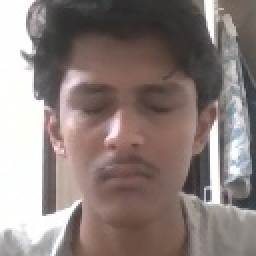
#> input picture CV/dataset/face_direction/eyes_closed/eyes_closed_1791664060016531600.jpg, 128 x 128 px (shown 2 times larger)
$ python -i face_detection.py   (imports and definitions only)
#> lines starting #> are read from the running program, lines starting #| are printed output that depends on the picture
#> further down, picture is the input picture: shape (128, 128, 3); mean B, G, R 124.9, 128.1, 141
"""Face localization using OpenCV's locally installed Haar cascade."""
from pathlib import Path
from typing import List, Tuple
import cv2
import numpy as np

Box = Tuple[int, int, int, int]


class FaceDetector:
    def __init__(self, scale_factor: float = 1.1, min_neighbors: int = 5):
        cascade_dir = Path(cv2.data.haarcascades)
        frontal_path = cascade_dir / "haarcascade_frontalface_default.xml"
        profile_path = cascade_dir / "haarcascade_profileface.xml"
        self.detector = cv2.CascadeClassifier(str(frontal_path))
        self.profile_detector = cv2.CascadeClassifier(str(profile_path))
        if self.detector.empty() or self.profile_detector.empty():
            raise RuntimeError(f"Could not load face detectors from: {cascade_dir}")
        self.scale_factor = scale_factor
        self.min_neighbors = min_neighbors
        self.clahe = cv2.createCLAHE(clipLimit=2.0, tileGridSize=(8, 8))

    def detect(self, frame: np.ndarray) -> List[Box]:
        gray = cv2.cvtColor(frame, cv2.COLOR_BGR2GRAY)
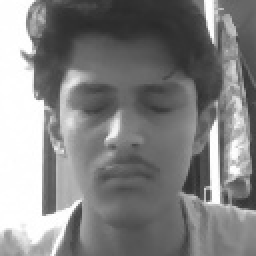
#> gray: shape (128, 128) (shown 2 times larger); min 42, max 255, mean 131.6
        enhanced = self.clahe.apply(gray)
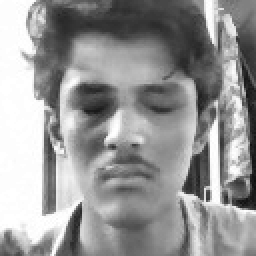
#> enhanced: shape (128, 128) (shown 2 times larger); min 14, max 255, mean 150.8
        candidates = list(self.detector.detectMultiScale(
            enhanced, scaleFactor=self.scale_factor, minNeighbors=self.min_neighbors,
            minSize=(60, 60),
        ))
#> candidates = [[15, 13, 99, 99]]
        candidates.extend(self.profile_detector.detectMultiScale(
            enhanced, scaleFactor=1.05, minNeighbors=3, minSize=(50, 50)
        ))

        mirrored_gray = cv2.flip(enhanced, 1)
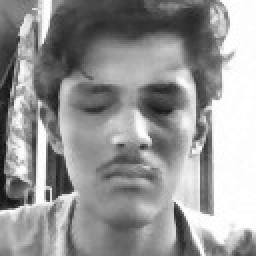
#> mirrored_gray: shape (128, 128) (shown 2 times larger); min 14, max 255, mean 150.8
        mirrored_faces = self.profile_detector.detectMultiScale(
            mirrored_gray, scaleFactor=1.05, minNeighbors=3, minSize=(50, 50)
        )
#> mirrored_faces = ()
        candidates.extend(
            (gray.shape[1] - x - width, y, width, height)
            for x, y, width, height in mirrored_faces
        )

        valid = [
            tuple(map(int, face))
            for face in candidates
            if face[2] >= 50 and face[3] >= 50
            and face[0] >= 0 and face[1] >= 0
            and face[0] + face[2] <= frame.shape[1]
            and face[1] + face[3] <= frame.shape[0]
        ]
#> valid = [(15, 13, 99, 99), (25, 14, 88, 88)]
        return self._deduplicate(valid)

    @staticmethod
    def _deduplicate(faces: List[Box]) -> List[Box]:
        """Merge overlapping frontal/profile detections while retaining large faces."""
        result: List[Box] = []
        for candidate in sorted(faces, key=lambda face: face[2] * face[3], reverse=True):
            x, y, width, height = candidate
            overlaps = False
            for other_x, other_y, other_width, other_height in result:
                intersection_width = max(0, min(x + width, other_x + other_width) - max(x, other_x))
                intersection_height = max(0, min(y + height, other_y + other_height) - max(y, other_y))
                intersection = intersection_width * intersection_height
                smaller_area = min(width * height, other_width * other_height)
                if smaller_area and intersection / smaller_area >= 0.45:
                    overlaps = True
                    break
            if not overlaps:
                result.append(candidate)
#> this loop made 2 passes
#> after the loop, result = [(15, 13, 99, 99)]
        return result

    @staticmethod
    def crop(frame: np.ndarray, box: Box, padding: float = 0.20) -> np.ndarray:
        x, y, width, height = box
        pad_x, pad_y = int(width * padding), int(height * padding)
        left, top = max(0, x - pad_x), max(0, y - pad_y)
        right = min(frame.shape[1], x + width + pad_x)
        bottom = min(frame.shape[0], y + height + pad_y)
        return frame[top:bottom, left:right]

>>> import cv2
>>> picture = cv2.imread('../dataset/face_direction/eyes_closed/eyes_closed_1791664060016531600.jpg')
>>> result = FaceDetector().detect(picture)
#> result = [(15, 13, 99, 99)]
